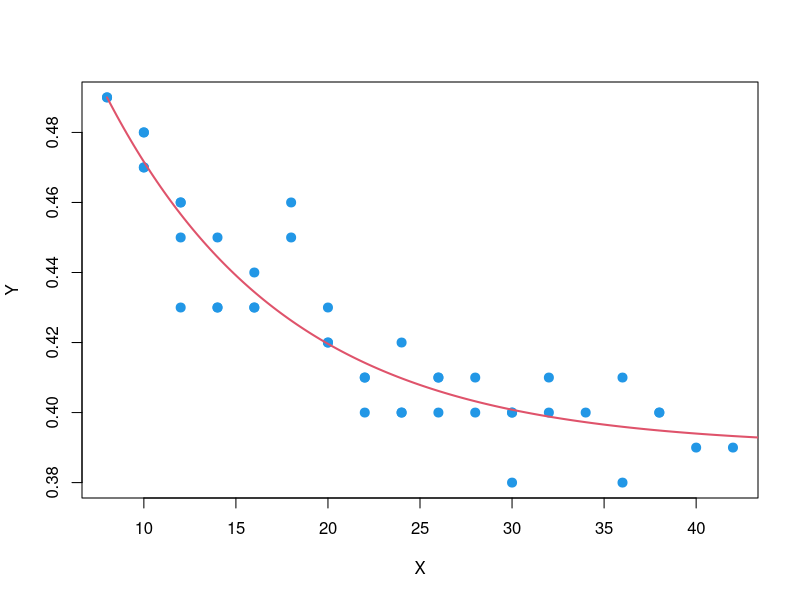

Here is the R script that generated this plot: (Note: this script raises an error after producing the figure.)
cl <- read.table("exam0625.data")
nls.sol <- nls(Y ~ a + (0.49-a) * exp(-b*(X-8)), data = cl,
               start = list( a= 0.1, b = 0.01 ))
summary(nls.sol)

xfit <- seq(8, 44, len = 200)
yfit <- predict(nls.sol, data.frame(X = xfit))
with(cl, plot(X, Y, pch = 19, cex = 1.2, col = 4))
lines(xfit,yfit, lwd=2, col=2)

sigma(nls.sol)

win.graph(width=8, height=6)
par(mai=c(0.9, 0.9, 0.1, 0.1))

savePlot("cl", type = "eps")

vcov(nls.sol)

confint(nls.sol)

##---------------------------------------------------##
fn <- function(a, b, X){
    f1 <- 1 - exp(-b*(X-8))
    f2 <- -(0.49-a) * (X-8) * exp(-b*(X-8))
    cbind(f1, f2)
}

z <- nls.sum$parameters[,1]; a <- z[1]; b <- z[2]
D <- fn(a, b, cl$X); D
theta.var <- nls.sum$sigma^2 * solve(t(D)%*%D)

sqrt(diag(theta.var))

nls.sum$parameters[,2]



